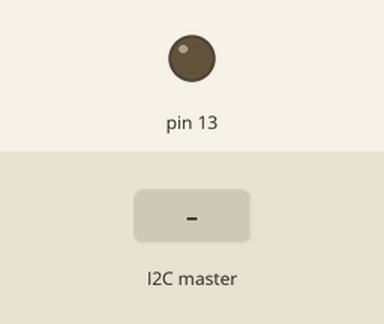
The sketch below on a simulated Arduino Uno, built with avr-gcc and run on an emulated ATmega328P. Shown: output pins drawn as LEDs (lit = HIGH). The test bench sets the inputs (shaded band).

Above: at 1.2 s.
1.3 s: the I2C master sends the byte 1
At 2.5 s:
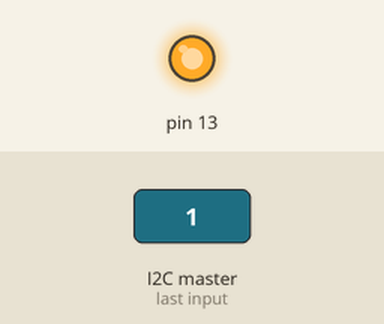
2.8 s: the I2C master sends the byte 0
At 3.6 s:
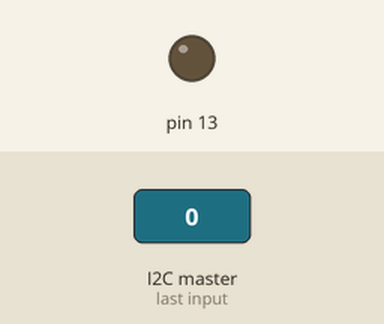
Timing chart, 0 to 5.8 s (numbered marks = the images above; inputs shaded):
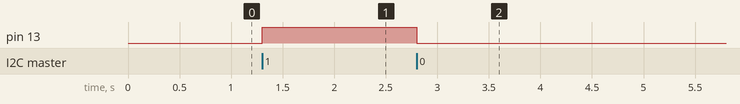

Measured:
- after the input at 1.3 s, pin 13: LOW → HIGH at once
- after the input at 2.8 s, pin 13: HIGH → LOW at once

The sketch:

slaveI2Cmatlab.ino
```cpp
#include <Wire.h>

// definisikan alamat slave I2C
#define ALAMAT_SLAVE 2
// ukuran byte yang akan dikirim
#define JUMLAH_BYTE 1
// deklarasikan variabel untuk data sensor
byte bacaSensor[JUMLAH_BYTE];
// baca hanya satu byte jika ada request
int byteTerima = 1;

void setup()
{
  // aktifkan komunikasi I2C
  Wire.begin(ALAMAT_SLAVE);
  // kirim berdasarkan request dr master
  Wire.onRequest(requestEvent);
  Wire.onReceive(receiveEvent);
  pinMode(13, OUTPUT);
}

void loop()
{
   //tidak melakukan apa-apa
}

void requestEvent()
{
  // jika ada request, kirim pembacaan data di A0
  bacaSensor[0] = analogRead(A0)/4;
  Wire.write(bacaSensor,JUMLAH_BYTE);
  delay(100);
}

void receiveEvent(int byteTerima)
{
  // baca permintaan
  int request = Wire.read();
  if (request == 0) {
    // jika diterima 0, maka matikan led di pin 13
    digitalWrite(13, LOW);
  }
  if (request == 1) {
    // jika diterima 1, maka hidupkan led di pin 13
    digitalWrite(13, HIGH);
  }
  delay(100);
}
```
